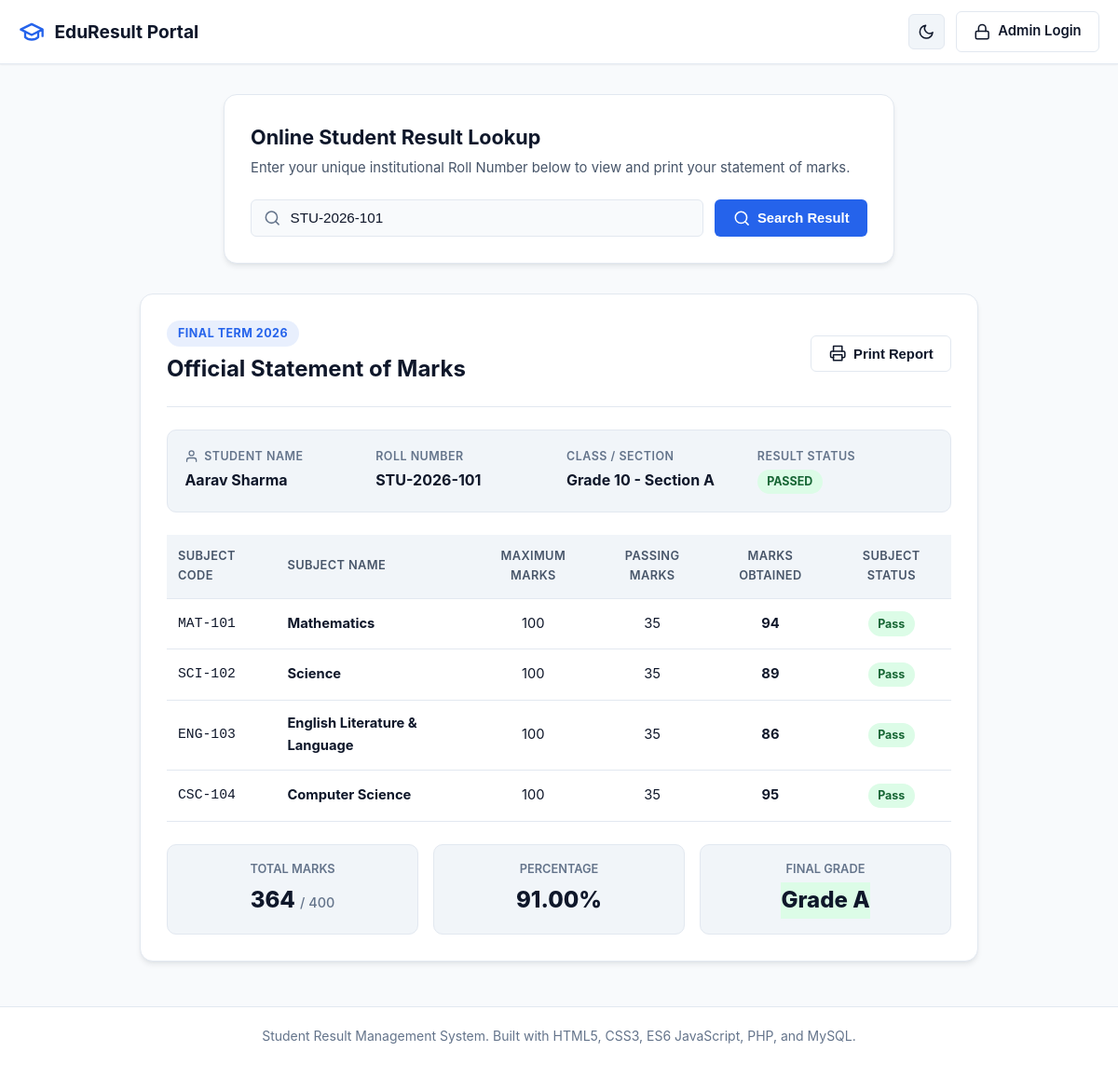
Screenshot of /index.php?roll_number=STU-2026-101 with the database file from the repository.
### tables this page shows
CREATE TABLE IF NOT EXISTS students (
    id INT AUTO_INCREMENT PRIMARY KEY,
    roll_number VARCHAR(50) NOT NULL UNIQUE,
    student_name VARCHAR(100) NOT NULL,
    class VARCHAR(50) NOT NULL,
    maths INT NOT NULL CHECK (maths BETWEEN 0 AND 100),
    science INT NOT NULL CHECK (science BETWEEN 0 AND 100),
    english INT NOT NULL CHECK (english BETWEEN 0 AND 100),
    computer INT NOT NULL CHECK (computer BETWEEN 0 AND 100),
    total_marks INT NOT NULL,
    percentage DECIMAL(5,2) NOT NULL,
    grade VARCHAR(5) NOT NULL,
    exam_term VARCHAR(50) NOT NULL
);

### index.php (the view, shortened to what this page needs)
<?php
require_once 'db_connection.php';
$student = null;
$search_roll = '';
if ($_SERVER['REQUEST_METHOD'] === 'GET' && isset($_GET['roll_number'])) {
    $search_roll = trim($_GET['roll_number']);
    if ($search_roll === '') {
        $error_message = 'Please enter a valid Roll Number to search.';
    } else {
        try {
            $stmt = $pdo->prepare('SELECT * FROM students WHERE roll_number = :roll_number LIMIT 1');
            $stmt->execute([':roll_number' => $search_roll]);
            $student = $stmt->fetch();
        } catch (PDOException $e) {
            $error_message = 'An unexpected error occurred while retrieving the result. Please try again later.';
        }
    }
}
?>
<!DOCTYPE html>
<html lang="en" data-theme="light">
<head>
    <link rel="stylesheet" href="style.css">
</head>
<body>
    <header class="navbar">
        <div class="container navbar-content">
            <a href="index.php" class="brand">
                <svg class="icon icon-brand" viewBox="0 0 24 24" fill="none" stroke="currentColor" stroke-width="2" stroke-linecap="round" stroke-linejoin="round" aria-hidden="true">
                    <path d="M22 10v6M2 10l10-5 10 5-10 5z"></path>
                    <path d="M6 12v5c3 3 9 3 12 0v-5"></path>
                </svg>
                <span>EduResult Portal</span>
            </a>
            <nav class="nav-actions">
                <button type="button" id="theme-toggle" class="btn-icon" aria-label="Toggle Dark or Light Theme" title="Toggle Theme">
                    <svg class="icon icon-moon" viewBox="0 0 24 24" fill="none" stroke="currentColor" stroke-width="2" stroke-linecap="round" stroke-linejoin="round" aria-hidden="true">
                        <path d="M21 12.79A9 9 0 1 1 11.21 3 7 7 0 0 0 21 12.79z"></path>
                    </svg>
                </button>
                <a href="admin_login.php" class="btn btn-outline">
                    <svg class="icon" viewBox="0 0 24 24" fill="none" stroke="currentColor" stroke-width="2" stroke-linecap="round" stroke-linejoin="round" aria-hidden="true">
                        <rect x="3" y="11" width="18" height="11" rx="2" ry="2"></rect>
                        <path d="M7 11V7a5 5 0 0 1 10 0v4"></path>
                    </svg>
                    <span>Admin Login</span>
                </a>
            </nav>
        </div>
    </header>
    <main class="container main-content">
        <section class="card search-card">
            <div class="card-header">
                <h1>Online Student Result Lookup</h1>
                <p>Enter your unique institutional Roll Number below to view and print your statement of marks.</p>
            </div>
            <form id="search-form" action="index.php" method="GET" novalidate>
                <div class="search-bar-group">
                    <div class="input-icon-wrapper">
                        <input
                            type="text"
                            id="roll_number"
                            name="roll_number"
                            class="form-control"
                            placeholder="e.g., STU-2026-101"
                            value="<?php echo htmlspecialchars($search_roll, ENT_QUOTES, 'UTF-8'); ?>"
                            autocomplete="off"
                            required
                        >
                    </div>
                    <button type="submit" class="btn btn-primary">
                        <svg class="icon" viewBox="0 0 24 24" fill="none" stroke="currentColor" stroke-width="2" stroke-linecap="round" stroke-linejoin="round" aria-hidden="true">
                            <circle cx="11" cy="11" r="8"></circle>
                            <line x1="21" y1="21" x2="16.65" y2="16.65"></line>
                        </svg>
                        <span>Search Result</span>
                    </button>
                </div>
            </form>
        </section>
        <?php if ($student): ?>
            <section class="card report-card" id="printable-report">
                <div class="report-header">
                    <div class="report-title-group">
                        <span class="badge badge-term"><?php echo htmlspecialchars($student['exam_term'], ENT_QUOTES, 'UTF-8'); ?></span>
                        <h2>Official Statement of Marks</h2>
                    </div>
                    <div class="report-actions no-print">
                        <button type="button" id="print-btn" class="btn btn-outline">
                            <span>Print Report</span>
                        </button>
                    </div>
                </div>
                <div class="student-meta-grid">
                    <div class="meta-item">
                        <span class="meta-label">
                            <svg class="icon icon-sm" viewBox="0 0 24 24" fill="none" stroke="currentColor" stroke-width="2" stroke-linecap="round" stroke-linejoin="round" aria-hidden="true">
                                <path d="M20 21v-2a4 4 0 0 0-4-4H8a4 4 0 0 0-4 4v2"></path>
                                <circle cx="12" cy="7" r="4"></circle>
                            </svg>
                            Student Name
                        </span>
                        <strong class="meta-value"><?php echo htmlspecialchars($student['student_name'], ENT_QUOTES, 'UTF-8'); ?></strong>
                    </div>
                    <div class="meta-item">
                        <span class="meta-label">Roll Number</span>
                        <strong class="meta-value"><?php echo htmlspecialchars($student['roll_number'], ENT_QUOTES, 'UTF-8'); ?></strong>
                    </div>
                    <div class="meta-item">
                        <span class="meta-label">Class / Section</span>
                        <strong class="meta-value"><?php echo htmlspecialchars($student['class'], ENT_QUOTES, 'UTF-8'); ?></strong>
                    </div>
                    <div class="meta-item">
                        <span class="meta-label">Result Status</span>
                        <?php $is_pass = ($student['grade'] !== 'F'); ?>
                        <strong class="meta-value">
                            <span class="status-pill <?php echo $is_pass ? 'status-pass' : 'status-fail'; ?>">
                                <?php echo $is_pass ? 'PASSED' : 'FAILED'; ?>
                            </span>
                        </strong>
                    </div>
                </div>
                <div class="table-responsive">
                    <table class="marks-table">
                        <thead>
                            <tr>
                                <th>Subject Code</th>
                                <th>Subject Name</th>
                                <th class="text-center">Maximum Marks</th>
                                <th class="text-center">Passing Marks</th>
                                <th class="text-center">Marks Obtained</th>
                                <th class="text-center">Subject Status</th>
                            </tr>
                        </thead>
                        <tbody>
                            <?php
                            $subjects = [
                                ['code' => 'MAT-101', 'name' => 'Mathematics', 'marks' => (int)$student['maths']],
                                ['code' => 'SCI-102', 'name' => 'Science', 'marks' => (int)$student['science']],
                                ['code' => 'ENG-103', 'name' => 'English Literature & Language', 'marks' => (int)$student['english']],
                                ['code' => 'CSC-104', 'name' => 'Computer Science', 'marks' => (int)$student['computer']],
                            ];
                            foreach ($subjects as $sub):
                                $sub_pass = $sub['marks'] >= 35;
                            ?>
                                <tr>
                                    <td class="font-mono"><?php echo $sub['code']; ?></td>
                                    <td><strong><?php echo $sub['name']; ?></strong></td>
                                    <td class="text-center">100</td>
                                    <td class="text-center">35</td>
                                    <td class="text-center font-bold"><?php echo $sub['marks']; ?></td>
                                    <td class="text-center">
                                        <span class="status-pill <?php echo $sub_pass ? 'status-pass' : 'status-fail'; ?>">
                                            <?php echo $sub_pass ? 'Pass' : 'Fail'; ?>
                                        </span>
                                    </td>
                                </tr>
                            <?php endforeach; ?>
                        </tbody>
                    </table>
                </div>
                <div class="summary-grid">
                    <div class="summary-box">
                        <span class="summary-label">Total Marks</span>
                        <span class="summary-value"><?php echo (int)$student['total_marks']; ?> <small>/ 400</small></span>
                    </div>
                    <div class="summary-box">
                        <span class="summary-label">Percentage</span>
                        <span class="summary-value"><?php echo number_format((float)$student['percentage'], 2); ?>%</span>
                    </div>
                    <div class="summary-box">
                        <span class="summary-label">Final Grade</span>
                        <span class="summary-value grade-badge grade-<?php echo strtolower(htmlspecialchars($student['grade'], ENT_QUOTES, 'UTF-8')); ?>">
                            Grade <?php echo htmlspecialchars($student['grade'], ENT_QUOTES, 'UTF-8'); ?>
                        </span>
                    </div>
                </div>
            </section>
        <?php endif; ?>
    </main>
    <footer class="footer no-print">
        <div class="container">
            <p>Student Result Management System. Built with HTML5, CSS3, ES6 JavaScript, PHP, and MySQL.</p>
        </div>
    </footer>
</body>
</html>

### rows the page displays
students: exam_term "FINAL TERM 2026", student_name "Aarav Sharma", roll_number "STU-2026-101", class "Grade 10 - Section A", total_marks "364", percentage "91.00", grade "A"

### other values shown
$sub['code'] "MAT-101"
$sub['name'] "Mathematics"
$sub['marks'] "94"
$sub['code'] "SCI-102"
$sub['name'] "Science"
$sub['marks'] "89"
$sub['code'] "ENG-103"
$sub['name'] "English Literature & Language"
$sub['marks'] "86"
$sub['code'] "CSC-104"
$sub['name'] "Computer Science"
$sub['marks'] "95"
